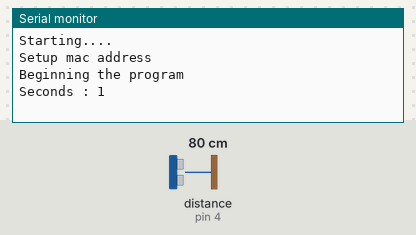
Bench run of a sketch on a simulated Arduino Uno, built with avr-gcc and run on an emulated ATmega328P. On the bench: the last lines printed to the serial monitor. Wiring (inferred from the names in the program): ultrasonic range finder: trigger pin 5; echo pin 4. The inputs (shaded band) are chosen by the test bench; at power-on: distance to the obstacle (sensor on pin 4) 80 cm. The echo pulse lasts 58.3 µs per cm; WiFi joins after 1.5 s; servers stay silent unless stated.

Above: at 2.8 s.
2.9 s: distance to the obstacle (sensor on pin 4) set to 2 cm
At 5.1 s:
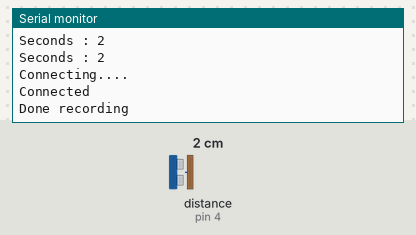
6.1 s: distance to the obstacle (sensor on pin 4) set to 9 cm
At 7.1 s:
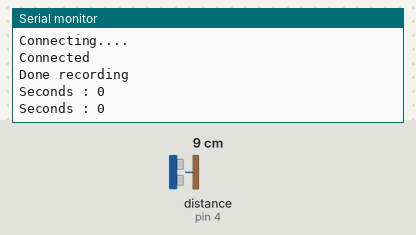
Timing chart, 0 to 9.1 s (numbered marks = the images above; inputs shaded):
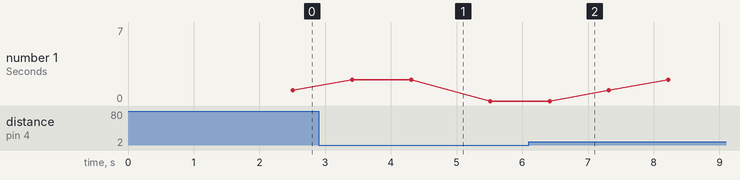

The sketch:

finalTechFairProjectCode.ino
```cpp
#include <Ethernet.h>
#include <SPI.h>

#define trig1 5
#define echo1 4

bool takenout = false;
bool broughtback = false;
int seconds;
int counter;
char server[] = "54.213.177.63";
long distance1, duration1;

EthernetClient client;
byte mac[]={
  0xDE, 0xAD, 0xBE, 0xEF, 0xFE, 0xED
};

void setup() {

  Serial.begin(9600);
  Serial.println("Starting....");
  if(Ethernet.begin(mac)){
    Serial.println("Setup mac address");
  } else {
    Serial.println("Failed to setup mac address");
  }
  Serial.println("Beginning the program");
  pinMode(trig1, OUTPUT);
  pinMode(echo1, INPUT);
  delay(100);
}

void loop()
{
    getDistance();
    countSeconds();
    Serial.print("Seconds : ");
    Serial.println(seconds);
    if(broughtback)
    {
      Serial.println("Connecting....");
      if (!client.connected())
      {
      client.stop();
      delay(100);
      if (client.connect(server, 8080))
      {
        Serial.println("Connected");
        client.print("GET /updateTime.php?Time=");
        client.print(seconds);
        client.println(" HTTP/1.1");
        client.println("Host: 192.168.137.1");
        client.println("Connection: close");
        client.println();
        client.stop();
        Serial.println("Done recording");
        takenout = false;
        broughtback = false;
        seconds =0;
      } else
      {
        // if you didn't get a connection to the server:
        Serial.println("connection failed");
      }
    }
   }
}

int countSeconds(){
  seconds = seconds + counter;
  delay(900);
  return seconds;
}

void getDistance(){
  digitalWrite(trig1,HIGH);
  delayMicroseconds(10);
  digitalWrite(trig1,LOW);
  delayMicroseconds(10);
  duration1 = pulseIn(echo1,HIGH);
  distance1 = (duration1/2) / 29.1; //centimeter converter

  if(distance1 > 3) {
    counter = 1;
    takenout = true;
    //broughtback = false;
  } else if (distance1 < 6 and takenout) {
    counter = 0;
    //takenout = false;
    broughtback = true;
  }
}
```

Measured:
- after the input at 2.9 s, the serial monitor: prints a new line after 1.4 s (image 1)
- plotted number 1: 1 → 0 after the input at 2.9 s, 0 → 7 after the input at 6.1 s
